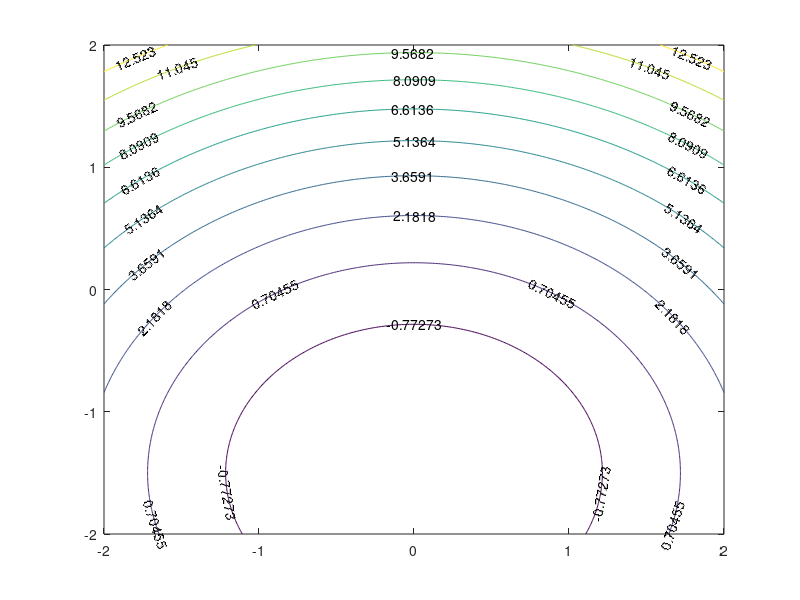

The MATLAB script that drew this image: (Note: this script raises an error after producing the figure.)
%% Exercise 3. Problem 3: Nonlinear Optimization
clear;
close all;

% 3.1
f = @(x1, x2) x1.^2 + x2.^2 + 3*x2;
c = @(x1, x2) x1.^2 + (x2+1).^2 -1;
x1 = -2:0.01:2;
x2 = -2:0.01:2;

figure(1)
[X1,X2] = meshgrid(x1,x2);
contour(X1,X2,f(X1,X2),'ShowText','on');
hold on
fimplicit(c,'--','LineWidth',2)

%% 3.2
figure(2)
plot(x2,sqrt(1-(x2+1).^2))
hold on
plot(x2,-sqrt(1-(x2+1).^2))

% The function is symmetric around x1 = 0
figure(3)
f1D = @(x2) f(sqrt(1-(x2+1).^2),x2);
plot(-2:0.01:0,f1D(-2:0.01:0))

%% Show that 3.3. (Double check)
eig([2  0; 
     0   2])

%% Show that 3.4
% Evident from ∂f1D/∂x2 (0) = 1.
% So we can decrease f by decreasing x2

% Also evident since grad L (0,lambda) = diag(2 [1-lambda])
% so with lambda = 3/2 the gradient of the Lagrangian
% is negative definite. Thus the 2nd order condition
% is NOT satisfied.


%% 3.5 Find the minimizer...
% x = (0; -2) is the minimizer with lambda = 1/2 > 0
% With these values:
% grad L = 0
% c(x) = 0
% and hessian of L = [1 0; 0 1] which is positive definite.
% These are the sufficient conditions